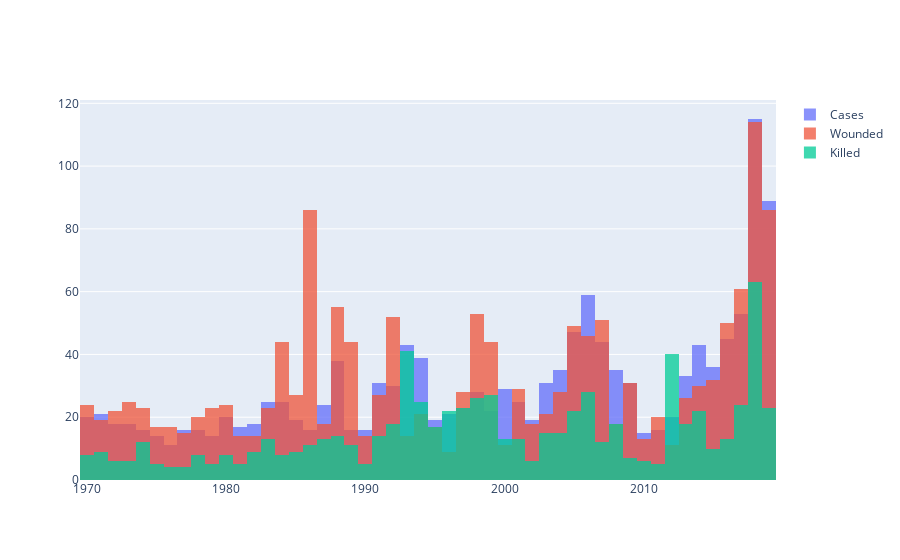

Notebook code cell kept with this figure:
### Code cell
hist_by_years(usa_shootings_years)
